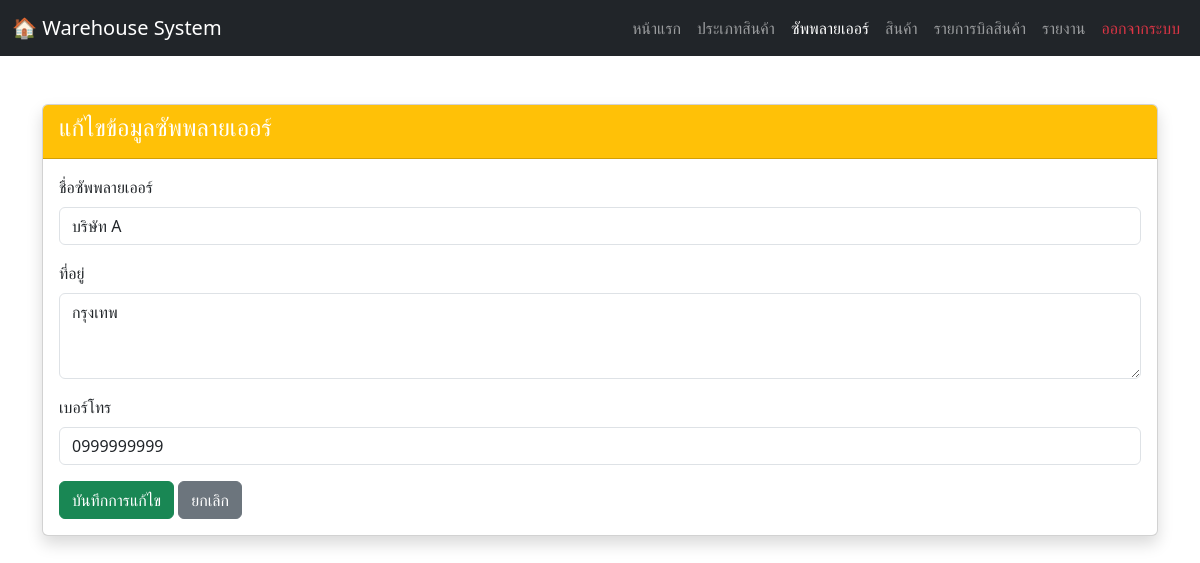
Page /supplier_edit.php?id=1 (signed in) on the earlier database version.
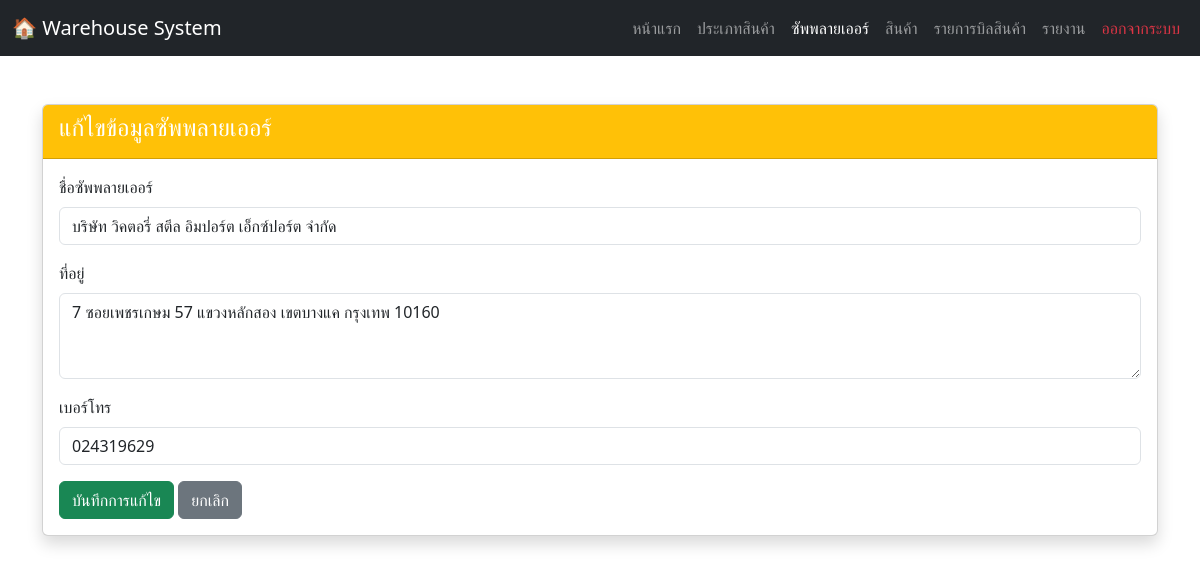
Same page on the later database version.
### tables this page shows
CREATE TABLE `suppliers` (
  `supplier_id` int(11) NOT NULL,
  `supplier_name` varchar(150) NOT NULL,
  `address` varchar(255) DEFAULT NULL,
  `phone` varchar(50) DEFAULT NULL
);

### supplier_edit.php (the view, shortened to what this page needs)
<?php
include 'connection.php';
$supplier_id = $_GET['id'];
$sql = "SELECT * FROM suppliers WHERE supplier_id = ?";
$stmt = $conn->prepare($sql);
$stmt->bind_param("i", $supplier_id);
$stmt->execute();
$result = $stmt->get_result();
$supplier = $result->fetch_assoc();
?>
<!DOCTYPE html>
<html lang="th">
<head>
    <link rel="stylesheet" href="https://cdn.jsdelivr.net/npm/bootstrap@5.3.2/dist/css/bootstrap.min.css">
    <link rel="stylesheet" href="https://cdn.jsdelivr.net/npm/bootstrap-icons@1.11.3/font/bootstrap-icons.min.css">
</head>
<body>
  <nav class="navbar navbar-expand-lg navbar-dark bg-dark no-print">
    <div class="container-fluid">
      <a class="navbar-brand" href="#">🏠 Warehouse System</a>
      <div class="collapse navbar-collapse" id="navbarNav">
        <ul class="navbar-nav ms-auto">
          <li class="nav-item"><a class="nav-link" href="homepage.php">หน้าแรก</a></li>
          <li class="nav-item"><a class="nav-link" href="categories.php">ประเภทสินค้า</a></li>
          <li class="nav-item"><a class="nav-link active" href="suppliers.php">ซัพพลายเออร์</a></li>
          <li class="nav-item"><a class="nav-link" href="products.php">สินค้า</a></li>
          <li class="nav-item"><a class="nav-link" href="warehouse_page.php">รายการบิลสินค้า</a></li>
          <li class="nav-item"><a class="nav-link " href="report.php">รายงาน</a></li>
          <li class="nav-item"><a class="nav-link text-danger" href="logout.php">ออกจากระบบ</a></li>
        </ul>
      </div>
    </div>
  </nav>
<div class="container mt-5">
  <div class="card shadow">
    <div class="card-header bg-warning text-white">
      <h4>แก้ไขข้อมูลซัพพลายเออร์</h4>
    </div>
    <div class="card-body">
      <form method="POST" id="editSupplierForm">
        <div class="mb-3">
          <label class="form-label">ชื่อซัพพลายเออร์</label>
          <input type="text" name="supplier_name" class="form-control" value="<?= $supplier['supplier_name'] ?>" required>
        </div>
        <div class="mb-3">
          <label class="form-label">ที่อยู่</label>
          <textarea name="address" class="form-control" rows="3"><?= $supplier['address'] ?></textarea>
        </div>
        <div class="mb-3">
          <label class="form-label">เบอร์โทร</label>
          <input type="text" name="phone" class="form-control" value="<?= $supplier['phone'] ?>">
        </div>
        <button type="submit" name="update" class="btn btn-success">บันทึกการแก้ไข</button>
        <a href="suppliers.php" class="btn btn-secondary">ยกเลิก</a>
      </form>
    </div>
  </div>
</div>
</body>
</html>

Differences in the rows shown:
changed suppliers: supplier_name "บริษัท A" → "บริษัท วิคตอรี่ สตีล อิมปอร์ต เอ็กซ์ปอร์ต จำกัด"; address "กรุงเทพ" → "7 ซอยเพชรเกษม 57 แขวงหลักสอง เขตบางแค กรุงเทพ 10160"; phone "0999999999" → "024319629"
